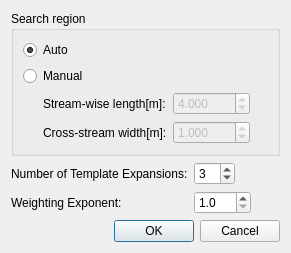
<?xml version="1.0" encoding="UTF-8"?>
<ui version="4.0">
 <class>GeoDataPointmap_MappingSettingDialog_TemplateDetailDialog</class>
 <widget class="QDialog" name="GeoDataPointmap_MappingSettingDialog_TemplateDetailDialog">
  <property name="geometry">
   <rect>
    <x>0</x>
    <y>0</y>
    <width>291</width>
    <height>240</height>
   </rect>
  </property>
  <property name="windowTitle">
   <string>Template Mapping Setting</string>
  </property>
  <layout class="QVBoxLayout" name="verticalLayout_2">
   <item>
    <widget class="QGroupBox" name="groupBox">
     <property name="title">
      <string>Search region</string>
     </property>
     <layout class="QVBoxLayout" name="verticalLayout">
      <item>
       <widget class="QRadioButton" name="autoRadioButton">
        <property name="text">
         <string>Auto</string>
        </property>
        <property name="checked">
         <bool>true</bool>
        </property>
       </widget>
      </item>
      <item>
       <widget class="QRadioButton" name="manualRadioButton">
        <property name="text">
         <string>Manual</string>
        </property>
       </widget>
      </item>
      <item>
       <layout class="QHBoxLayout" name="horizontalLayout">
        <item>
         <spacer name="horizontalSpacer">
          <property name="orientation">
           <enum>Qt::Horizontal</enum>
          </property>
          <property name="sizeType">
           <enum>QSizePolicy::Fixed</enum>
          </property>
          <property name="sizeHint" stdset="0">
           <size>
            <width>20</width>
            <height>10</height>
           </size>
          </property>
         </spacer>
        </item>
        <item>
         <layout class="QGridLayout" name="gridLayout">
          <item row="0" column="0">
           <widget class="QLabel" name="streamWiseLabel">
            <property name="text">
             <string>Stream-wise length[m]:</string>
            </property>
           </widget>
          </item>
          <item row="0" column="1">
           <widget class="QDoubleSpinBox" name="streamWiseSpinBox">
            <property name="enabled">
             <bool>false</bool>
            </property>
            <property name="decimals">
             <number>3</number>
            </property>
            <property name="minimum">
             <double>0.001000000000000</double>
            </property>
            <property name="maximum">
             <double>9999.998999999999796</double>
            </property>
            <property name="value">
             <double>4.000000000000000</double>
            </property>
           </widget>
          </item>
          <item row="1" column="0">
           <widget class="QLabel" name="crossStreamLabel">
            <property name="text">
             <string>Cross-stream width[m]:</string>
            </property>
           </widget>
          </item>
          <item row="1" column="1">
           <widget class="QDoubleSpinBox" name="crossStreamSpinBox">
            <property name="enabled">
             <bool>false</bool>
            </property>
            <property name="decimals">
             <number>3</number>
            </property>
            <property name="minimum">
             <double>0.001000000000000</double>
            </property>
            <property name="maximum">
             <double>9999.998999999999796</double>
            </property>
            <property name="value">
             <double>1.000000000000000</double>
            </property>
           </widget>
          </item>
         </layout>
        </item>
        <item>
         <spacer name="horizontalSpacer_2">
          <property name="orientation">
           <enum>Qt::Horizontal</enum>
          </property>
          <property name="sizeHint" stdset="0">
           <size>
            <width>40</width>
            <height>20</height>
           </size>
          </property>
         </spacer>
        </item>
       </layout>
      </item>
     </layout>
    </widget>
   </item>
   <item>
    <layout class="QGridLayout" name="gridLayout_2">
     <item row="0" column="0">
      <widget class="QLabel" name="label_3">
       <property name="text">
        <string>Number of Template Expansions:</string>
       </property>
      </widget>
     </item>
     <item row="0" column="1">
      <layout class="QHBoxLayout" name="horizontalLayout_2">
       <item>
        <widget class="QSpinBox" name="numExpansionSpinBox">
         <property name="minimum">
          <number>1</number>
         </property>
         <property name="maximum">
          <number>10</number>
         </property>
         <property name="value">
          <number>3</number>
         </property>
        </widget>
       </item>
       <item>
        <spacer name="horizontalSpacer_3">
         <property name="orientation">
          <enum>Qt::Horizontal</enum>
         </property>
         <property name="sizeHint" stdset="0">
          <size>
           <width>40</width>
           <height>20</height>
          </size>
         </property>
        </spacer>
       </item>
      </layout>
     </item>
     <item row="1" column="0">
      <widget class="QLabel" name="label_4">
       <property name="text">
        <string>Weighting Exponent:</string>
       </property>
      </widget>
     </item>
     <item row="1" column="1">
      <layout class="QHBoxLayout" name="horizontalLayout_3">
       <item>
        <widget class="QDoubleSpinBox" name="exponentSpinBox">
         <property name="decimals">
          <number>1</number>
         </property>
         <property name="minimum">
          <double>1.000000000000000</double>
         </property>
        </widget>
       </item>
       <item>
        <spacer name="horizontalSpacer_4">
         <property name="orientation">
          <enum>Qt::Horizontal</enum>
         </property>
         <property name="sizeHint" stdset="0">
          <size>
           <width>40</width>
           <height>20</height>
          </size>
         </property>
        </spacer>
       </item>
      </layout>
     </item>
    </layout>
   </item>
   <item>
    <spacer name="verticalSpacer">
     <property name="orientation">
      <enum>Qt::Vertical</enum>
     </property>
     <property name="sizeHint" stdset="0">
      <size>
       <width>20</width>
       <height>0</height>
      </size>
     </property>
    </spacer>
   </item>
   <item>
    <widget class="QDialogButtonBox" name="buttonBox">
     <property name="orientation">
      <enum>Qt::Horizontal</enum>
     </property>
     <property name="standardButtons">
      <set>QDialogButtonBox::Cancel|QDialogButtonBox::Ok</set>
     </property>
    </widget>
   </item>
  </layout>
 </widget>
 <resources/>
 <connections>
  <connection>
   <sender>buttonBox</sender>
   <signal>accepted()</signal>
   <receiver>GeoDataPointmap_MappingSettingDialog_TemplateDetailDialog</receiver>
   <slot>accept()</slot>
   <hints>
    <hint type="sourcelabel">
     <x>328</x>
     <y>514</y>
    </hint>
    <hint type="destinationlabel">
     <x>157</x>
     <y>274</y>
    </hint>
   </hints>
  </connection>
  <connection>
   <sender>buttonBox</sender>
   <signal>rejected()</signal>
   <receiver>GeoDataPointmap_MappingSettingDialog_TemplateDetailDialog</receiver>
   <slot>reject()</slot>
   <hints>
    <hint type="sourcelabel">
     <x>396</x>
     <y>520</y>
    </hint>
    <hint type="destinationlabel">
     <x>286</x>
     <y>274</y>
    </hint>
   </hints>
  </connection>
  <connection>
   <sender>manualRadioButton</sender>
   <signal>toggled(bool)</signal>
   <receiver>streamWiseSpinBox</receiver>
   <slot>setEnabled(bool)</slot>
   <hints>
    <hint type="sourcelabel">
     <x>73</x>
     <y>65</y>
    </hint>
    <hint type="destinationlabel">
     <x>230</x>
     <y>90</y>
    </hint>
   </hints>
  </connection>
  <connection>
   <sender>manualRadioButton</sender>
   <signal>toggled(bool)</signal>
   <receiver>crossStreamSpinBox</receiver>
   <slot>setEnabled(bool)</slot>
   <hints>
    <hint type="sourcelabel">
     <x>57</x>
     <y>67</y>
    </hint>
    <hint type="destinationlabel">
     <x>211</x>
     <y>116</y>
    </hint>
   </hints>
  </connection>
 </connections>
</ui>
